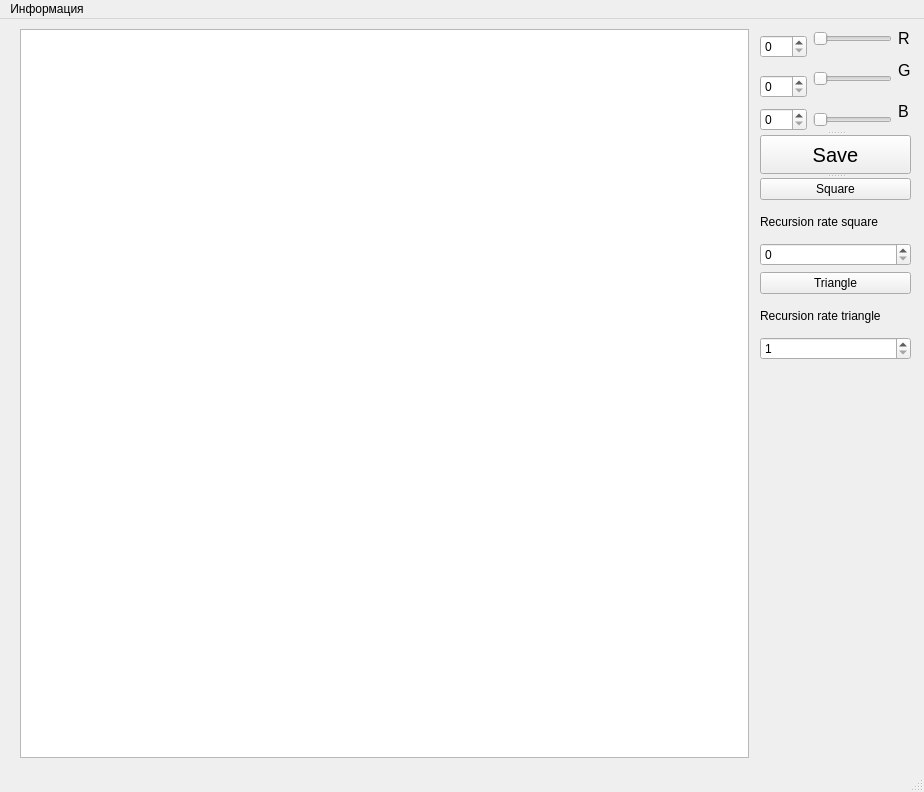
<?xml version="1.0" encoding="UTF-8"?>
<ui version="4.0">
 <class>Fractals</class>
 <widget class="QMainWindow" name="Fractals">
  <property name="geometry">
   <rect>
    <x>0</x>
    <y>0</y>
    <width>924</width>
    <height>792</height>
   </rect>
  </property>
  <property name="minimumSize">
   <size>
    <width>914</width>
    <height>792</height>
   </size>
  </property>
  <property name="sizeIncrement">
   <size>
    <width>914</width>
    <height>792</height>
   </size>
  </property>
  <property name="windowTitle">
   <string>MainWindow</string>
  </property>
  <widget class="QWidget" name="centralwidget">
   <widget class="QGraphicsView" name="graphicsView">
    <property name="geometry">
     <rect>
      <x>20</x>
      <y>10</y>
      <width>729</width>
      <height>729</height>
     </rect>
    </property>
    <property name="sizePolicy">
     <sizepolicy hsizetype="Expanding" vsizetype="Expanding">
      <horstretch>0</horstretch>
      <verstretch>0</verstretch>
     </sizepolicy>
    </property>
   </widget>
   <widget class="QSplitter" name="splitter">
    <property name="geometry">
     <rect>
      <x>760</x>
      <y>10</y>
      <width>151</width>
      <height>331</height>
     </rect>
    </property>
    <property name="orientation">
     <enum>Qt::Vertical</enum>
    </property>
    <widget class="QWidget" name="layoutWidget">
     <layout class="QGridLayout" name="gridLayout">
      <item row="0" column="0" rowspan="2">
       <widget class="QSpinBox" name="spinBox_3">
        <property name="maximum">
         <number>255</number>
        </property>
       </widget>
      </item>
      <item row="0" column="1">
       <widget class="QSlider" name="horizontalSlider_3">
        <property name="maximum">
         <number>255</number>
        </property>
        <property name="orientation">
         <enum>Qt::Horizontal</enum>
        </property>
       </widget>
      </item>
      <item row="0" column="2">
       <widget class="QLabel" name="label_3">
        <property name="font">
         <font>
          <pointsize>12</pointsize>
         </font>
        </property>
        <property name="text">
         <string>R</string>
        </property>
       </widget>
      </item>
      <item row="1" column="2" rowspan="2">
       <widget class="QLabel" name="label_4">
        <property name="font">
         <font>
          <pointsize>12</pointsize>
         </font>
        </property>
        <property name="text">
         <string>G</string>
        </property>
       </widget>
      </item>
      <item row="2" column="0" rowspan="2">
       <widget class="QSpinBox" name="spinBox_4">
        <property name="maximum">
         <number>255</number>
        </property>
       </widget>
      </item>
      <item row="2" column="1">
       <widget class="QSlider" name="horizontalSlider_2">
        <property name="maximum">
         <number>255</number>
        </property>
        <property name="orientation">
         <enum>Qt::Horizontal</enum>
        </property>
       </widget>
      </item>
      <item row="3" column="2" rowspan="2">
       <widget class="QLabel" name="label_5">
        <property name="font">
         <font>
          <pointsize>12</pointsize>
         </font>
        </property>
        <property name="text">
         <string>B</string>
        </property>
       </widget>
      </item>
      <item row="4" column="0">
       <widget class="QSpinBox" name="spinBox_5">
        <property name="maximum">
         <number>255</number>
        </property>
       </widget>
      </item>
      <item row="4" column="1">
       <widget class="QSlider" name="horizontalSlider">
        <property name="maximum">
         <number>255</number>
        </property>
        <property name="orientation">
         <enum>Qt::Horizontal</enum>
        </property>
       </widget>
      </item>
     </layout>
    </widget>
    <widget class="QPushButton" name="save_1">
     <property name="font">
      <font>
       <pointsize>15</pointsize>
      </font>
     </property>
     <property name="text">
      <string>Save</string>
     </property>
    </widget>
    <widget class="QWidget" name="layoutWidget">
     <layout class="QGridLayout" name="gridLayout_2">
      <item row="5" column="0">
       <widget class="QSpinBox" name="spinBox_2">
        <property name="minimum">
         <number>1</number>
        </property>
        <property name="maximum">
         <number>8</number>
        </property>
       </widget>
      </item>
      <item row="3" column="0">
       <widget class="QPushButton" name="triangel_1">
        <property name="text">
         <string>Triangle</string>
        </property>
       </widget>
      </item>
      <item row="4" column="0">
       <widget class="QLabel" name="label_2">
        <property name="text">
         <string>Recursion rate triangle</string>
        </property>
       </widget>
      </item>
      <item row="0" column="0">
       <widget class="QPushButton" name="pushButton_2">
        <property name="text">
         <string>Square</string>
        </property>
       </widget>
      </item>
      <item row="2" column="0">
       <widget class="QSpinBox" name="spinBox">
        <property name="maximum">
         <number>5</number>
        </property>
       </widget>
      </item>
      <item row="1" column="0">
       <widget class="QLabel" name="label">
        <property name="text">
         <string>Recursion rate square</string>
        </property>
       </widget>
      </item>
     </layout>
    </widget>
   </widget>
  </widget>
  <widget class="QMenuBar" name="menubar">
   <property name="geometry">
    <rect>
     <x>0</x>
     <y>0</y>
     <width>924</width>
     <height>20</height>
    </rect>
   </property>
   <widget class="QMenu" name="menu">
    <property name="title">
     <string>Информация</string>
    </property>
    <addaction name="action"/>
   </widget>
   <addaction name="menu"/>
  </widget>
  <widget class="QStatusBar" name="statusbar"/>
  <action name="action">
   <property name="text">
    <string>О программе</string>
   </property>
  </action>
 </widget>
 <resources/>
 <connections>
  <connection>
   <sender>spinBox_4</sender>
   <signal>valueChanged(int)</signal>
   <receiver>horizontalSlider_2</receiver>
   <slot>setValue(int)</slot>
   <hints>
    <hint type="sourcelabel">
     <x>849</x>
     <y>459</y>
    </hint>
    <hint type="destinationlabel">
     <x>925</x>
     <y>461</y>
    </hint>
   </hints>
  </connection>
  <connection>
   <sender>horizontalSlider_2</sender>
   <signal>valueChanged(int)</signal>
   <receiver>spinBox_4</receiver>
   <slot>setValue(int)</slot>
   <hints>
    <hint type="sourcelabel">
     <x>955</x>
     <y>464</y>
    </hint>
    <hint type="destinationlabel">
     <x>859</x>
     <y>466</y>
    </hint>
   </hints>
  </connection>
  <connection>
   <sender>spinBox_5</sender>
   <signal>valueChanged(int)</signal>
   <receiver>horizontalSlider</receiver>
   <slot>setValue(int)</slot>
   <hints>
    <hint type="sourcelabel">
     <x>859</x>
     <y>498</y>
    </hint>
    <hint type="destinationlabel">
     <x>895</x>
     <y>493</y>
    </hint>
   </hints>
  </connection>
  <connection>
   <sender>horizontalSlider</sender>
   <signal>valueChanged(int)</signal>
   <receiver>spinBox_5</receiver>
   <slot>setValue(int)</slot>
   <hints>
    <hint type="sourcelabel">
     <x>943</x>
     <y>489</y>
    </hint>
    <hint type="destinationlabel">
     <x>835</x>
     <y>494</y>
    </hint>
   </hints>
  </connection>
  <connection>
   <sender>horizontalSlider_3</sender>
   <signal>valueChanged(int)</signal>
   <receiver>spinBox_3</receiver>
   <slot>setValue(int)</slot>
   <hints>
    <hint type="sourcelabel">
     <x>910</x>
     <y>434</y>
    </hint>
    <hint type="destinationlabel">
     <x>861</x>
     <y>434</y>
    </hint>
   </hints>
  </connection>
  <connection>
   <sender>spinBox_3</sender>
   <signal>valueChanged(int)</signal>
   <receiver>horizontalSlider_3</receiver>
   <slot>setValue(int)</slot>
   <hints>
    <hint type="sourcelabel">
     <x>859</x>
     <y>423</y>
    </hint>
    <hint type="destinationlabel">
     <x>910</x>
     <y>428</y>
    </hint>
   </hints>
  </connection>
 </connections>
</ui>
